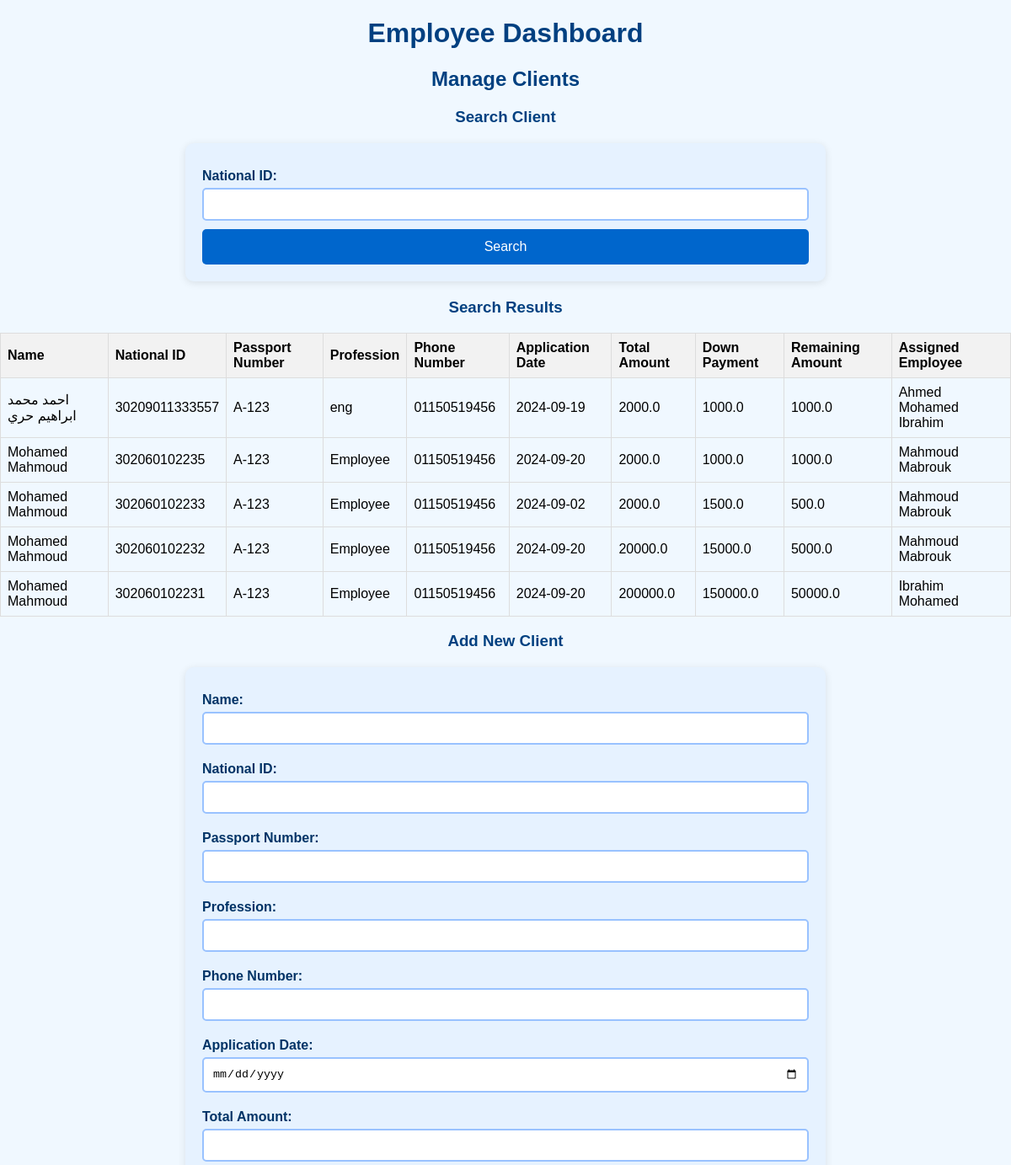
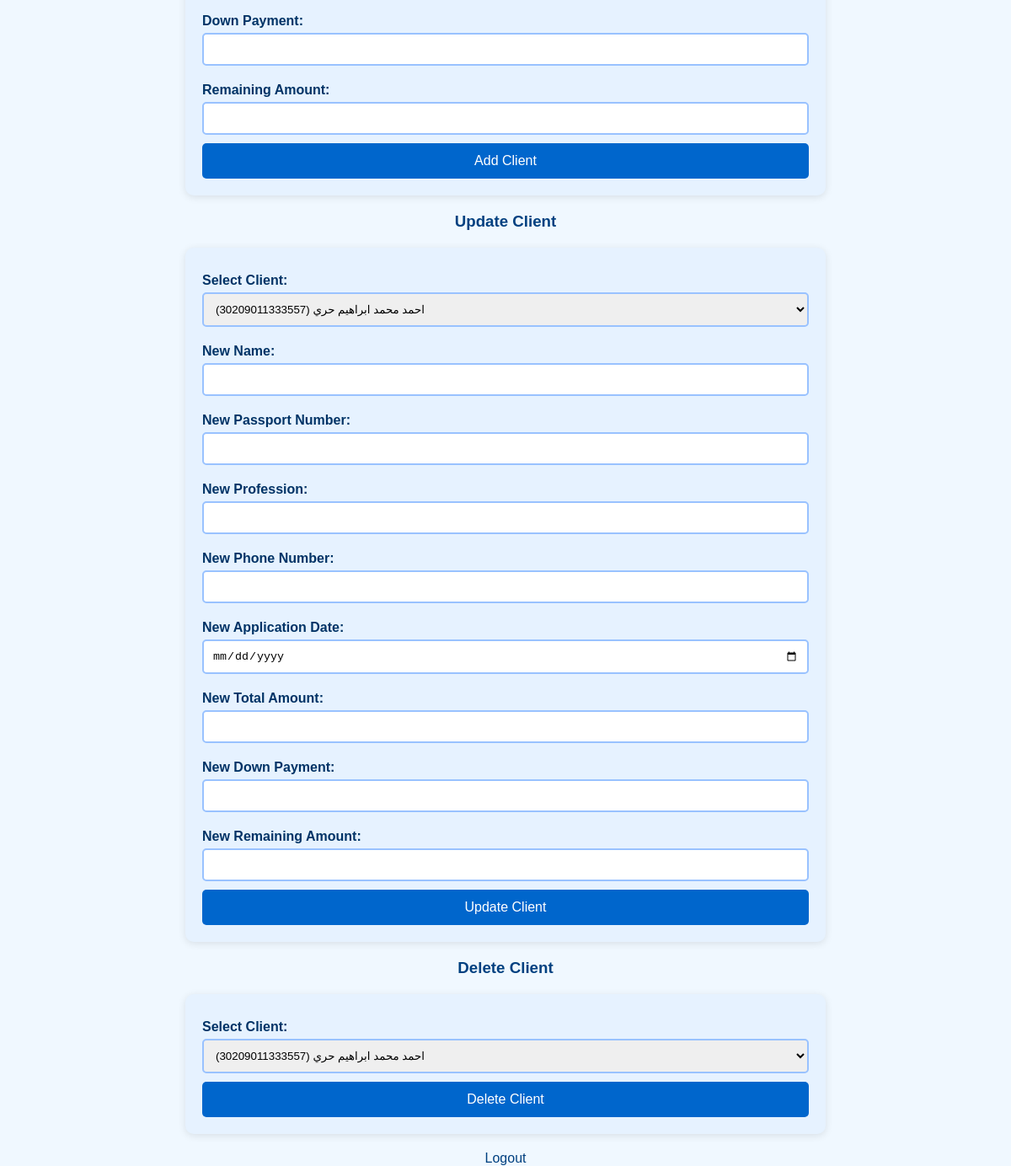
The app's page /employee_dashboard (signed in) with its own data (2 pictures, top to bottom).
### app.py (models this page shows)
class Client(db.Model):
    id = db.Column(db.Integer, primary_key=True)
    name = db.Column(db.String(100), nullable=False)
    national_id = db.Column(db.String(100), unique=True, nullable=False)
    passport_number = db.Column(db.String(100), nullable=False)
    profession = db.Column(db.String(100), nullable=False)
    phone_number = db.Column(db.String(100), nullable=False)
    application_date = db.Column(db.Date, nullable=False)
    total_amount = db.Column(db.Float, nullable=False)
    down_payment = db.Column(db.Float, nullable=False)
    remaining_amount = db.Column(db.Float, nullable=False)
    employee_id = db.Column(db.Integer, db.ForeignKey('employee.id'), nullable=False)
    employee = db.relationship('Employee', backref=db.backref('clients', lazy=True))

class Employee(db.Model):
    id = db.Column(db.Integer, primary_key=True)
    name = db.Column(db.String(100), nullable=False)
    username = db.Column(db.String(100), unique=True, nullable=False)
    password = db.Column(db.String(200), nullable=False)
    role = db.Column(db.String(50), nullable=False)

### app.py (the view, shortened to what this page needs)
@app.route('/employee_dashboard', methods=['GET', 'POST'])
def employee_dashboard():
    if 'user_id' not in session:
        return redirect(url_for('login'))
    employee = Employee.query.get(session['user_id'])
    clients = []
    if employee.role == 'admin':
        clients = Client.query.all() if not clients else clients
    else:
        clients = Client.query.filter_by(employee_id=employee.id).all() if not clients else clients
    return render_template('employee_dashboard.html', clients=clients)

### templates/employee_dashboard.html (shortened to what this page needs)
<!DOCTYPE html>
<html lang="en">
<head>
    <link rel="stylesheet" href="{{ url_for('static', filename='styles.css') }}">
</head>
<body>
    <h1>Employee Dashboard</h1>
    <h2>Manage Clients</h2>
    <h3>Search Client</h3>
    <form action="{{ url_for('employee_dashboard') }}" method="post">
        <label for="search_national_id">National ID:</label>
        <input type="text" id="search_national_id" name="search_national_id" required>
        <button type="submit">Search</button>
    </form>
    <div id="search-results">
        {% if clients %}
            <h3>Search Results</h3>
            <table>
                <thead>
                    <tr>
                        <th>Name</th>
                        <th>National ID</th>
                        <th>Passport Number</th>
                        <th>Profession</th>
                        <th>Phone Number</th>
                        <th>Application Date</th>
                        <th>Total Amount</th>
                        <th>Down Payment</th>
                        <th>Remaining Amount</th>
                        <th>Assigned Employee</th>
                    </tr>
                </thead>
                <tbody>
                    {% for client in clients %}
                        <tr>
                            <td>{{ client.name }}</td>
                            <td>{{ client.national_id }}</td>
                            <td>{{ client.passport_number }}</td>
                            <td>{{ client.profession }}</td>
                            <td>{{ client.phone_number }}</td>
                            <td>{{ client.application_date }}</td>
                            <td>{{ client.total_amount }}</td>
                            <td>{{ client.down_payment }}</td>
                            <td>{{ client.remaining_amount }}</td>
                            <td>{{ client.employee.name }}</td>
                        </tr>
                    {% endfor %}
                </tbody>
            </table>
        {% else %}
            <p>No clients found. Please search using the National ID.</p>
        {% endif %}
    </div>
    <h3>Add New Client</h3>
    <form action="{{ url_for('employee_dashboard') }}" method="post" oninput="calculateRemainingAmount()">
        <label for="client_name">Name:</label>
        <input type="text" id="client_name" name="client_name" required>
        <label for="client_national_id">National ID:</label>
        <input type="text" id="client_national_id" name="client_national_id" required>
        <label for="client_passport_number">Passport Number:</label>
        <input type="text" id="client_passport_number" name="client_passport_number" required>
        <label for="client_profession">Profession:</label>
        <input type="text" id="client_profession" name="client_profession" required>
        <label for="client_phone_number">Phone Number:</label>
        <input type="text" id="client_phone_number" name="client_phone_number" required>
        <label for="client_application_date">Application Date:</label>
        <input type="date" id="client_application_date" name="client_application_date" required>
        <label for="client_total_amount">Total Amount:</label>
        <input type="number" step="0.01" id="client_total_amount" name="client_total_amount" required>
        <label for="client_down_payment">Down Payment:</label>
        <input type="number" step="0.01" id="client_down_payment" name="client_down_payment" required>
        <label for="client_remaining_amount">Remaining Amount:</label>
        <input type="number" step="0.01" id="client_remaining_amount" name="client_remaining_amount" readonly>
        <button type="submit">Add Client</button>
    </form>
    <h3>Update Client</h3>
    <form action="{{ url_for('employee_dashboard') }}" method="post" oninput="calculateRemainingAmountUpdate()">
        <label for="client_id">Select Client:</label>
        <select id="client_id" name="client_id" required>
            {% for client in clients %}
                <option value="{{ client.id }}">{{ client.name }} ({{ client.national_id }})</option>
            {% endfor %}
        </select>
        <label for="new_client_name">New Name:</label>
        <input type="text" id="new_client_name" name="new_client_name">
        <label for="new_client_passport_number">New Passport Number:</label>
        <input type="text" id="new_client_passport_number" name="new_client_passport_number">
        <label for="new_client_profession">New Profession:</label>
        <input type="text" id="new_client_profession" name="new_client_profession">
        <label for="new_client_phone_number">New Phone Number:</label>
        <input type="text" id="new_client_phone_number" name="new_client_phone_number">
        <label for="new_client_application_date">New Application Date:</label>
        <input type="date" id="new_client_application_date" name="new_client_application_date">
        <label for="new_client_total_amount">New Total Amount:</label>
        <input type="number" step="0.01" id="new_client_total_amount" name="new_client_total_amount" oninput="calculateRemainingAmountUpdate()">
        <label for="new_client_down_payment">New Down Payment:</label>
        <input type="number" step="0.01" id="new_client_down_payment" name="new_client_down_payment" oninput="calculateRemainingAmountUpdate()">
        <label for="new_client_remaining_amount">New Remaining Amount:</label>
        <input type="number" step="0.01" id="new_client_remaining_amount" name="new_client_remaining_amount" readonly>
        <button type="submit">Update Client</button>
    </form>
    <h3>Delete Client</h3>
    <form action="{{ url_for('employee_dashboard') }}" method="post">
        <label for="client_id">Select Client:</label>
        <select id="client_id" name="client_id" required>
            {% for client in clients %}
                <option value="{{ client.id }}">{{ client.name }} ({{ client.national_id }})</option>
            {% endfor %}
        </select>
        <button type="submit">Delete Client</button>
    </form>
    <a href="{{ url_for('logout') }}">Logout</a>
</body>
</html>

### static/styles.css (style rules this page uses)
body { font-family: 'Arial', sans-serif; background-color: #f0f8ff; margin: 0; padding: 0; }
h1, h2, h3 { text-align: center; color: #004080; }
form { background-color: #e6f2ff; padding: 20px; border-radius: 10px; box-shadow: 0 2px 10px rgba(0, 0, 0, 0.1); width: 60%; margin: 20px auto; }
label { display: block; margin: 10px 0 5px; font-weight: bold; color: #003366; }
input[type="text"], input[type="password"], input[type="date"], input[type="number"], select { width: 100%; padding: 10px; margin-bottom: 10px; border: 2px solid #99c2ff; border-radius: 5px; box-sizing: border-box; }
button { width: 100%; padding: 12px; background-color: #0066cc; color: white; border: none; border-radius: 5px; font-size: 16px; cursor: pointer; }
a { display: block; text-align: center; margin-top: 20px; color: #004080; text-decoration: none; }
table { width: 100%; border-collapse: collapse; }
th, td { border: 1px solid #ddd; padding: 8px; }
th { background-color: #f2f2f2; text-align: left; }

### records on screen
Client: name "احمد محمد ابراهيم حري", national_id "30209011333557", passport_number "A-123", profession "eng", phone_number "01150519456", application_date "2024-09-19", total_amount "2000.0", down_payment "1000.0", remaining_amount "1000.0", employee.name "Ahmed Mohamed Ibrahim"
Client: name "Mohamed Mahmoud", national_id "302060102235", passport_number "A-123", profession "Employee", phone_number "01150519456", application_date "2024-09-20", total_amount "2000.0", down_payment "1000.0", remaining_amount "1000.0", employee.name "Mahmoud Mabrouk"
Client: name "Mohamed Mahmoud", national_id "302060102233", passport_number "A-123", profession "Employee", phone_number "01150519456", application_date "2024-09-02", total_amount "2000.0", down_payment "1500.0", remaining_amount "500.0", employee.name "Mahmoud Mabrouk"
Client: name "Mohamed Mahmoud", national_id "302060102232", passport_number "A-123", profession "Employee", phone_number "01150519456", application_date "2024-09-20", total_amount "20000.0", down_payment "15000.0", remaining_amount "5000.0", employee.name "Mahmoud Mabrouk"
Client: name "Mohamed Mahmoud", national_id "302060102231", passport_number "A-123", profession "Employee", phone_number "01150519456", application_date "2024-09-20", total_amount "200000.0", down_payment "150000.0", remaining_amount "50000.0", employee.name "Ibrahim Mohamed"

### other values on screen
form field client_id "احمد محمد ابراهيم حري (30209011333557)"
